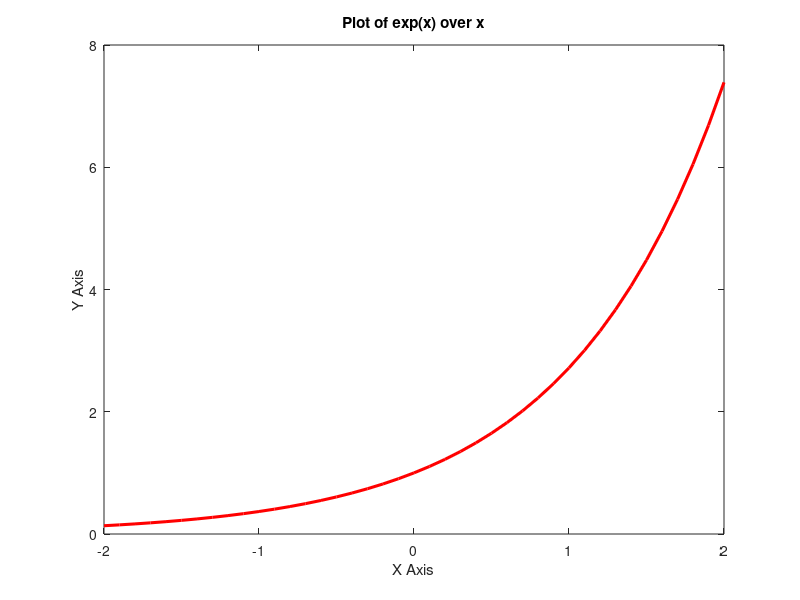

Here is the MATLAB script that generated this plot:
% expplot.m

% Problem 16. Plot exp(x) for values of x ranging
% from -2 to 2 in steps of 0.1. Place an appropriate title
% on the plot and label the axes.

x = [-2:0.1:2];
y = exp(x);

% Plotting exp(x)

plot(x,y,'LineWidth', 2.2,'Color','r')
xlabel('X Axis')
ylabel('Y Axis')
title('Plot of exp(x) over x')
